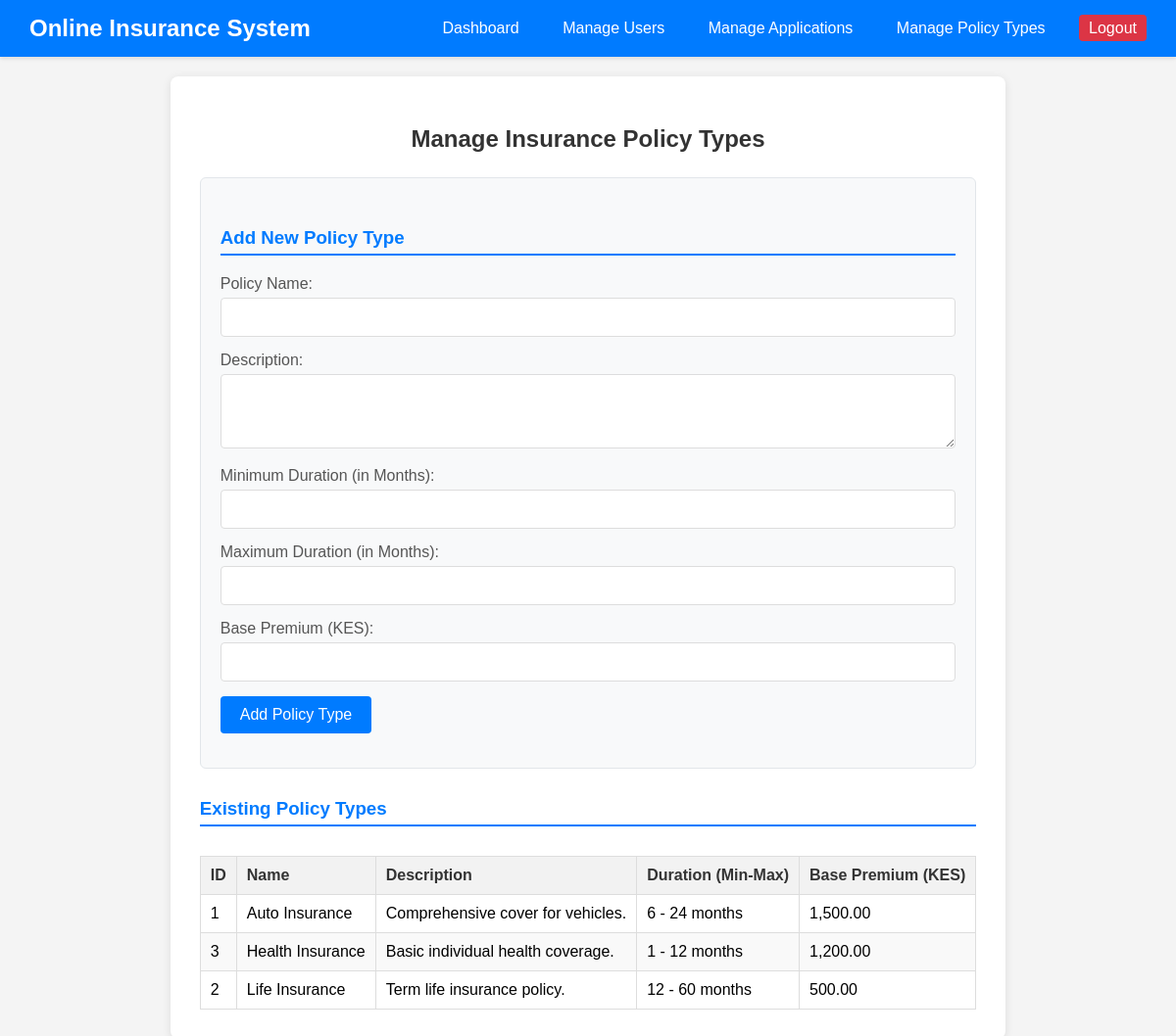
The page /admin_policy_types.php (signed in) on the database its author committed.
### tables this page shows
CREATE TABLE IF NOT EXISTS `policy_types` (
  `policy_type_id` int(11) NOT NULL AUTO_INCREMENT,
  `name` varchar(100) NOT NULL,
  `description` text DEFAULT NULL,
  `base_premium` decimal(10,2) NOT NULL DEFAULT 0.00,
  `min_duration_months` int(11) NOT NULL DEFAULT 1,
  `max_duration_months` int(11) NOT NULL DEFAULT 12,
  `status` enum('Active','Inactive') DEFAULT 'Active',
  PRIMARY KEY (`policy_type_id`),
  UNIQUE KEY `name` (`name`)
);

### admin_policy_types.php (the view, shortened to what this page needs)
<?php
require_once 'config/database.php';
$policy_types = [];
$error_message = "";
$name = $description = $min_duration = $max_duration = $base_premium = "";
$sql_policy_types = "SELECT * FROM policy_types ORDER BY name ASC";
if ($result = mysqli_query($link, $sql_policy_types)) {
    if (mysqli_num_rows($result) > 0) {
        while ($row = mysqli_fetch_assoc($result)) {
            $policy_types[] = $row;
        }
    }
} else {
    $error_message .= " Error fetching existing policy types: " . mysqli_error($link);
}
?>
<!DOCTYPE html>
<html lang="en">
<head>
</head>
<body>
    <div class="header">
        <h1>Online Insurance System</h1>
        <nav>
            <a href="dashboard.php">Dashboard</a>
            <?php if ($_SESSION["role"] === 'customer'): ?>
                <a href="apply_policy.php">Apply for Policy</a>
                <a href="my_policies.php">My Policies</a>
                <a href="make_payment.php">Make Payment</a>
            <?php elseif ($_SESSION["role"] === 'company_official'): ?>
                <a href="view_applications.php">View Applications</a>
                <a href="manage_policies.php">Manage Policies</a>
                <a href="create_policy_type.php">New Policy Type</a>
            <?php elseif ($_SESSION["role"] === 'administrator'): ?>
                <a href="admin_users.php">Manage Users</a>
                <a href="admin_applications.php">Manage Applications</a>
                <a href="admin_policy_types.php">Manage Policy Types</a>
            <?php endif; ?>
            <a href="logout.php" class="logout-btn">Logout</a>
        </nav>
    </div>
    <div class="container">
        <h2>Manage Insurance Policy Types</h2>
        <div class="form-container">
            <h3>Add New Policy Type</h3>
            <form action="<?php echo htmlspecialchars($_SERVER["PHP_SELF"]); ?>" method="post">
                <div class="form-group">
                    <label for="name">Policy Name:</label>
                    <input type="text" id="name" name="name" value="<?php echo htmlspecialchars($name); ?>" required>
                </div>
                <div class="form-group">
                    <label for="description">Description:</label>
                    <textarea id="description" name="description" rows="3"><?php echo htmlspecialchars($description); ?></textarea>
                </div>
                <div class="form-group">
                    <label for="min_duration_months">Minimum Duration (in Months):</label>
                    <input type="number" id="min_duration_months" name="min_duration_months" value="<?php echo htmlspecialchars($min_duration); ?>" min="1" required>
                </div>
                <div class="form-group">
                    <label for="max_duration_months">Maximum Duration (in Months):</label>
                    <input type="number" id="max_duration_months" name="max_duration_months" value="<?php echo htmlspecialchars($max_duration); ?>" min="1" required>
                </div>
                <div class="form-group">
                    <label for="base_premium">Base Premium (KES):</label>
                    <input type="number" id="base_premium" name="base_premium" step="0.01" value="<?php echo htmlspecialchars($base_premium); ?>" min="0" required>
                </div>
                <div class="form-group">
                    <input type="submit" class="btn-primary" value="Add Policy Type">
                </div>
            </form>
        </div>
        <h3>Existing Policy Types</h3>
        <div class="table-responsive">
            <?php if (!empty($policy_types)): ?>
                <table>
                    <thead>
                        <tr>
                            <th>ID</th>
                            <th>Name</th>
                            <th>Description</th>
                            <th>Duration (Min-Max)</th>
                            <th>Base Premium (KES)</th>
                        </tr>
                    </thead>
                    <tbody>
                        <?php foreach ($policy_types as $type): ?>
                            <tr>
                                <td><?php echo htmlspecialchars($type['policy_type_id']); ?></td>
                                <td><?php echo htmlspecialchars($type['name']); ?></td>
                                <td><?php echo htmlspecialchars($type['description']); ?></td>
                                <td><?php echo htmlspecialchars($type['min_duration_months'] . ' - ' . $type['max_duration_months']); ?> months</td>
                                <td><?php echo htmlspecialchars(number_format($type['base_premium'], 2)); ?></td>
                            </tr>
                        <?php endforeach; ?>
                    </tbody>
                </table>
            <?php else: ?>
                <div class="no-records">No policy types found. Please add a new one.</div>
            <?php endif; ?>
        </div>
    </div>
</body>
</html>

### admin_policy_types.php (style rules this page uses)
body { font-family: Arial, sans-serif; background-color: #f4f4f4; margin: 0; padding: 0; display: flex; flex-direction: column; min-height: 100vh; }
.header { background-color: #007bff; color: #fff; padding: 15px 30px; display: flex; justify-content: space-between; align-items: center; box-shadow: 0 2px 4px rgba(0, 0, 0, 0.1); }
.header h1 { margin: 0; font-size: 24px; }
.header nav a { color: #fff; text-decoration: none; margin-left: 20px; font-size: 16px; padding: 5px 10px; border-radius: 4px; transition: background-color 0.2s ease; }
.container { flex-grow: 1; padding: 30px; max-width: 1200px; margin: 20px auto; background-color: #fff; border-radius: 8px; box-shadow: 0 2px 10px rgba(0, 0, 0, 0.1); }
h2 { text-align: center; color: #333; margin-bottom: 25px; }
h3 { color: #007bff; border-bottom: 2px solid #007bff; padding-bottom: 5px; margin-top: 30px; margin-bottom: 20px; }
.form-container { padding: 20px; background-color: #f8f9fa; border: 1px solid #e2e6ea; border-radius: 6px; margin-bottom: 30px; }
.form-container .form-group { margin-bottom: 15px; }
.form-container label { display: block; margin-bottom: 5px; color: #555; }
.form-container input[type="text"], .form-container input[type="number"], .form-container textarea { width: 100%; padding: 10px; border: 1px solid #ddd; border-radius: 4px; box-sizing: border-box; font-size: 16px; }
.form-container .btn-primary { width: auto; padding: 10px 20px; background-color: #007bff; color: #fff; border: none; border-radius: 4px; font-size: 16px; cursor: pointer; transition: background-color 0.2s ease; }
.table-responsive { overflow-x: auto; }
table { width: 100%; border-collapse: collapse; margin-top: 10px; }
table th, table td { border: 1px solid #ddd; padding: 10px; text-align: left; vertical-align: top; }
table th { background-color: #f2f2f2; font-weight: bold; color: #333; }
table tbody tr:nth-child(even) { background-color: #f9f9f9; }
.logout-btn { background-color: #dc3545; color: #fff; padding: 8px 15px; border: none; border-radius: 4px; cursor: pointer; text-decoration: none; transition: background-color 0.2s ease; }

### rows shown on the page
policy_types: policy_type_id "1", name "Auto Insurance", description "Comprehensive cover for vehicles.", min_duration_months+max_duration_months "6 - 24", base_premium "1,500.00"
policy_types: policy_type_id "3", name "Health Insurance", description "Basic individual health coverage.", min_duration_months+max_duration_months "1 - 12", base_premium "1,200.00"
policy_types: policy_type_id "2", name "Life Insurance", description "Term life insurance policy.", min_duration_months+max_duration_months "12 - 60", base_premium "500.00"
